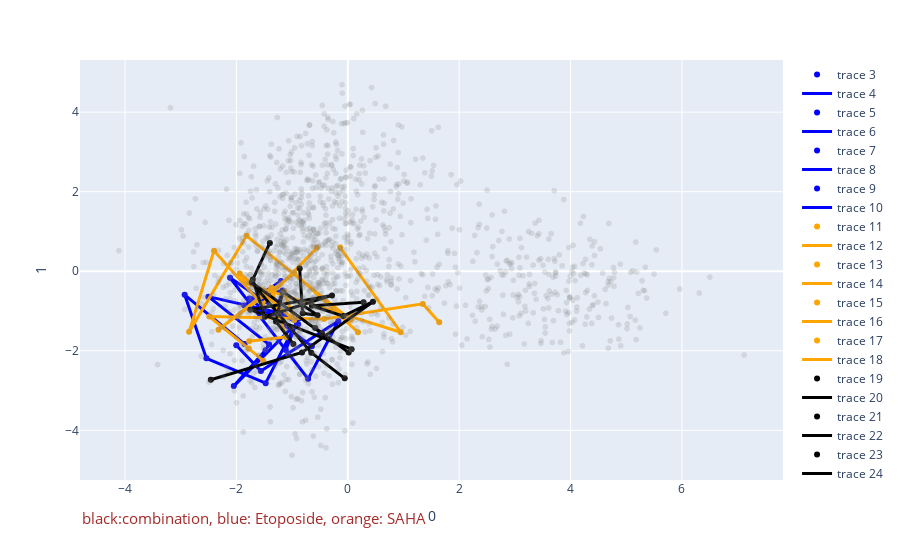

Here is the notebook cell this chart was saved with:
### Code cell
#second 
#etoposide +saha(red)
#set up first set
#etoposide
#provide 3 dfs. provide three colors.
#from sys import builtin_module_names
import kaleido


s=X_drug3[216:240]
e_and_s=X_drug3[264:288]
df1=e
df2=s
df3=e_and_s
c1='blue'
c2='orange'
c3='black'

e=df1
p=df2
e_and_p=df3
c1=c1
c2=c2
c3=c3
for i in range(0,13):
    exec("x%d"%i+"=[]")
    exec("y%d"%i+"=[]")





    
for i in range(0,24,4):
    x1.append(e[i][0])
    y1.append(e[i][1])
for i in range(1,24,4):
    x2.append(e[i][0])
    y2.append(e[i][1])
for i in range(2,24,4):
    x3.append(e[i][0])
    y3.append(e[i][1])
for i in range(3,24,4):
    x4.append(e[i][0])
    y4.append(e[i][1])

    
for i in range(0,24,4):
    x5.append(p[i][0])
    y5.append(p[i][1])
for i in range(1,24,4):
    x6.append(p[i][0])
    y6.append(p[i][1])
for i in range(2,24,4):
    x7.append(p[i][0])
    y7.append(p[i][1])
for i in range(3,24,4):
    x8.append(p[i][0])
    y8.append(p[i][1])

    
for i in range(0,24,4):
    x9.append(e_and_p[i][0])
    y9.append(e_and_p[i][1])
for i in range(1,24,4):
    x10.append(e_and_p[i][0])
    y10.append(e_and_p[i][1])
for i in range(2,24,4):
    x11.append(e_and_p[i][0])
    y11.append(e_and_p[i][1])
for i in range(3,24,4):
    x12.append(e_and_p[i][0])
    y12.append(e_and_p[i][1])
import plotly.express as px
import plotly.graph_objects as go
fig = px.scatter(visualization_data3, x=0, y=1,opacity=0.2,color_discrete_sequence=['grey']) #color=grey_visualization_label)
#training['drug_name']
#fig.add_trace(go.Scatter(x=x1, y=y1, mode="markers",line=dict(color="blue")))

for i in range(5):
    exec('fig.add_trace(go.Scatter(x=x%d, y=y%d, mode="markers",line=dict(color="%s")))'%(i,i,c1))

    exec('fig.add_trace(go.Scatter(x=x%d,y=y%d, mode="lines",line=dict(width=3, color="%s")))'%(i,i,c1))
    
for i in range(5,9):
    exec('fig.add_trace(go.Scatter(x=x%d, y=y%d, mode="markers",line=dict(color="%s")))'%(i,i,c2))
    
    exec('fig.add_trace(go.Scatter(x=x%d,y=y%d, mode="lines",line=dict(width=3, color="%s")))'%(i,i,c2))
    
for i in range(9,13):
    exec('fig.add_trace(go.Scatter(x=x%d, y=y%d, mode="markers",line=dict(color="%s")))'%(i,i,c3))
    
    
    exec('fig.add_trace(go.Scatter(x=x%d,y=y%d, mode="lines",line=dict(width=3, color="%s")))'%(i,i,c3)) #row=1, col=1)
fig.add_annotation(dict(font=dict(color='brown',size=15),
                                        x=0,
                                        y=-0.12,
                                        showarrow=False,
                                        text="black:combination, blue: Etoposide, orange: SAHA",
                                        textangle=0,
                                        xanchor='left',
                                        xref="paper",
                                        yref="paper"))
#print(x1)
#print(len(e),len(p),len(e_and_p),c1,c2,c3)

fig.show()

### Figure 1 — Plotly figure (JSON) as saved in the notebook; plotly's stock layout.template omitted (floating-point values rounded to 4 significant figures; data arrays with more than 128 entries replaced by an {"elided": "..."} marker saying what was removed)
{"data": [{"hovertemplate": "0=%{x}<br>1=%{y}<extra></extra>", "legendgroup": "", "marker": {"color": "grey", "opacity": 0.2, "symbol": "circle"}, "mode": "markers", "name": "", "showlegend": false, "type": "scattergl", "x": {"elided": "1416 float values"}, "xaxis": "x", "y": {"elided": "1416 float values"}, "yaxis": "y"}, {"line": {"color": "blue"}, "mode": "markers", "type": "scatter", "x": [], "y": []}, {"line": {"color": "blue", "width": 3}, "mode": "lines", "type": "scatter", "x": [], "y": []}, {"line": {"color": "blue"}, "mode": "markers", "type": "scatter", "x": [-1.853, -2.929, -2.539, -1.475, -0.8879, -1.113], "y": [-1.831, -0.5935, -2.191, -2.814, -1.196, -1.98]}, {"line": {"color": "blue", "width": 3}, "mode": "lines", "type": "scatter", "x": [-1.853, -2.929, -2.539, -1.475, -0.8879, -1.113], "y": [-1.831, -0.5935, -2.191, -2.814, -1.196, -1.98]}, {"line": {"color": "blue"}, "mode": "markers", "type": "scatter", "x": [-2.002, -1.561, -0.1695, -0.7122, -2.114, -0.8917], "y": [-1.86, -2.512, -1.253, -2.706, -0.1644, -1.331]}, {"line": {"color": "blue", "width": 3}, "mode": "lines", "type": "scatter", "x": [-2.002, -1.561, -0.1695, -0.7122, -2.114, -0.8917], "y": [-1.86, -2.512, -1.253, -2.706, -0.1644, -1.331]}, {"line": {"color": "blue"}, "mode": "markers", "type": "scatter", "x": [-0.645, -1.765, -1.17, -1.316, -1.857, -1.201], "y": [-1.889, -0.6879, -0.4832, -1.098, -0.8645, -0.2476]}, {"line": {"color": "blue", "width": 3}, "mode": "lines", "type": "scatter", "x": [-0.645, -1.765, -1.17, -1.316, -1.857, -1.201], "y": [-1.889, -0.6879, -0.4832, -1.098, -0.8645, -0.2476]}, {"line": {"color": "blue"}, "mode": "markers", "type": "scatter", "x": [-1.156, -2.503, -1.413, -1.478, -2.047, -1.012], "y": [-1.071, -0.639, -1.844, -1.985, -2.889, -1.43]}, {"line": {"color": "blue", "width": 3}, "mode": "lines", "type": "scatter", "x": [-1.156, -2.503, -1.413, -1.478, -2.047, -1.012], "y": [-1.071, -0.639, -1.844, -1.985, -2.889, -1.43]}, {"line": {"color": "orange"}, "mode": "markers", "type": "scatter", "x": [0.1823, -0.9589, -2.322, -1.371, -1.111, -1.772], "y": [-1.537, -0.05024, -1.469, -0.4169, -1.651, -1.762]}, {"line": {"color": "orange", "width": 3}, "mode": "lines", "type": "scatter", "x": [0.1823, -0.9589, -2.322, -1.371, -1.111, -1.772], "y": [-1.537, -0.05024, -1.469, -0.4169, -1.651, -1.762]}, {"line": {"color": "orange"}, "mode": "markers", "type": "scatter", "x": [0.05091, -1.82, -2.85, -2.403, -1.541, -0.5579], "y": [-1.223, 0.8919, -1.525, 0.5157, -0.8313, 0.5875]}, {"line": {"color": "orange", "width": 3}, "mode": "lines", "type": "scatter", "x": [0.05091, -1.82, -2.85, -2.403, -1.541, -0.5579], "y": [-1.223, 0.8919, -1.525, 0.5157, -0.8313, 0.5875]}, {"line": {"color": "orange"}, "mode": "markers", "type": "scatter", "x": [-0.1371, 0.9501, -1.843, -1.941, -0.9615, -1.143], "y": [0.5943, -1.534, -0.3052, -0.05609, -1.227, -0.5112]}, {"line": {"color": "orange", "width": 3}, "mode": "lines", "type": "scatter", "x": [-0.1371, 0.9501, -1.843, -1.941, -0.9615, -1.143], "y": [0.5943, -1.534, -0.3052, -0.05609, -1.227, -0.5112]}, {"line": {"color": "orange"}, "mode": "markers", "type": "scatter", "x": [1.641, 1.347, -0.4259, -2.486, -1.777, -1.519], "y": [-1.28, -0.8214, -1.199, -1.139, -1.945, -2.25]}, {"line": {"color": "orange", "width": 3}, "mode": "lines", "type": "scatter", "x": [1.641, 1.347, -0.4259, -2.486, -1.777, -1.519], "y": [-1.28, -0.8214, -1.199, -1.139, -1.945, -2.25]}, {"line": {"color": "black"}, "mode": "markers", "type": "scatter", "x": [0.01557, -0.5846, -0.4653, -1.725, -0.6551, -0.0558], "y": [-2.044, -1.427, -1.566, -0.2843, -2.047, -2.693]}, {"line": {"color": "black", "width": 3}, "mode": "lines", "type": "scatter", "x": [0.01557, -0.5846, -0.4653, -1.725, -0.6551, -0.0558], "y": [-2.044, -1.427, -1.566, -0.2843, -2.047, -2.693]}, {"line": {"color": "black"}, "mode": "markers", "type": "scatter", "x": [-0.8641, -0.8115, -0.5426, -1.166, -1.291, -0.9775], "y": [0.06619, -1.058, -1.107, -0.5155, -1.263, -1.831]}, {"line": {"color": "black", "width": 3}, "mode": "lines", "type": "scatter", "x": [-0.8641, -0.8115, -0.5426, -1.166, -1.291, -0.9775], "y": [0.06619, -1.058, -1.107, -0.5155, -1.263, -1.831]}, {"line": {"color": "black"}, "mode": "markers", "type": "scatter", "x": [-1.4, -1.706, -1.491, -0.2835, -1.75, 0.06795], "y": [0.7098, -0.208, -1.146, -0.6084, -0.9668, -1.96]}, {"line": {"color": "black", "width": 3}, "mode": "lines", "type": "scatter", "x": [-1.4, -1.706, -1.491, -0.2835, -1.75, 0.06795], "y": [0.7098, -0.208, -1.146, -0.6084, -0.9668, -1.96]}, {"line": {"color": "black"}, "mode": "markers", "type": "scatter", "x": [0.2825, -0.645, -0.08082, 0.4517, -0.8226, -2.46], "y": [-0.7775, -0.8678, -1.128, -0.7671, -2.041, -2.729]}, {"line": {"color": "black", "width": 3}, "mode": "lines", "type": "scatter", "x": [0.2825, -0.645, -0.08082, 0.4517, -0.8226, -2.46], "y": [-0.7775, -0.8678, -1.128, -0.7671, -2.041, -2.729]}], "layout": {"annotations": [{"font": {"color": "brown", "size": 15}, "showarrow": false, "text": "black:combination, blue: Etoposide, orange: SAHA", "textangle": 0, "x": 0, "xanchor": "left", "xref": "paper", "y": -0.12, "yref": "paper"}], "legend": {"tracegroupgap": 0}, "margin": {"t": 60}, "xaxis": {"anchor": "y", "domain": [0, 1], "title": {"text": "0"}}, "yaxis": {"anchor": "x", "domain": [0, 1], "title": {"text": "1"}}}}
